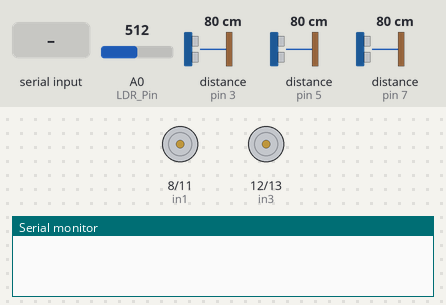
Simulated run of this sketch. Board: Arduino Uno, built with avr-gcc and run on an emulated ATmega328P. Parts: motor-driver pin pairs drawn as motors (green arrow = first pin HIGH = forward, orange = second pin HIGH = backward, longer = more drive, scaled by the enable pin), the last lines printed to the serial monitor. The inputs (shaded band) are chosen by the test bench; at power-on: distance to the obstacle (sensors on pin 5, pin 3, pin 7) 80 cm, A0 (LDR_Pin) = 512. The echo pulse lasts 58.3 µs per cm.

Above: at 1.2 s.
1.3 s: "S" received over the second serial link
2.8 s: distance to the obstacle (sensor on pin 5) set to 34 cm
5.8 s: distance to the obstacle (sensor on pin 5) set to 27 cm
At 6.6 s:
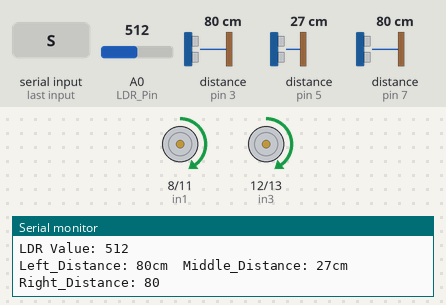
7.4 s: distance to the obstacle (sensor on pin 5) set to 23 cm
8.9 s: distance to the obstacle (sensor on pin 5) set to 18 cm
At 9.34 s:
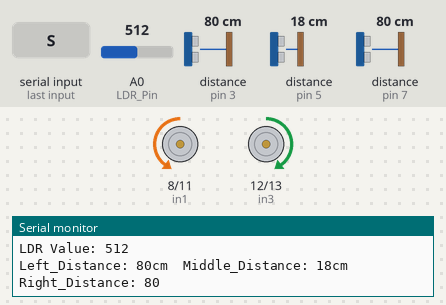
At 10.02 s:
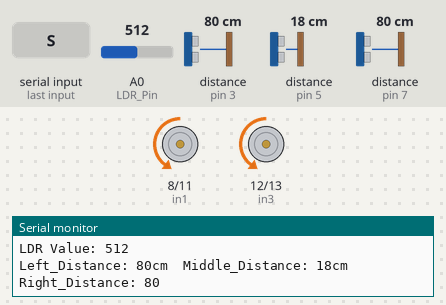
11.9 s: distance to the obstacle (sensor on pin 3) set to 76 cm
At 12.67 s:
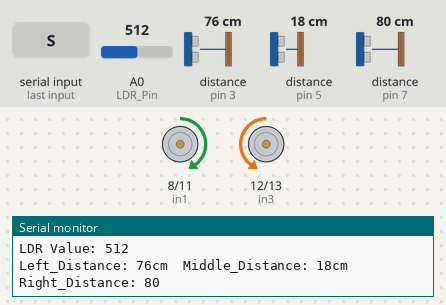
Timing chart, 0 to 15.9 s (numbered marks = the images above; inputs shaded):
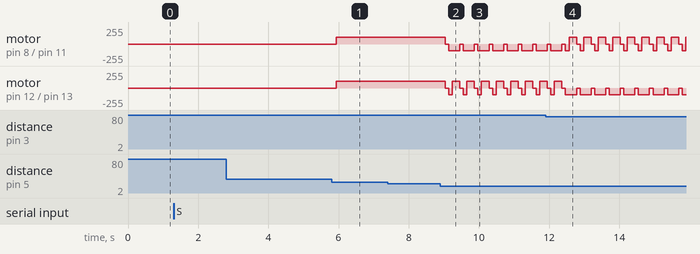

The sketch:

BLUETTOTH.ino
```cpp
#include <SoftwareSerial.h>

SoftwareSerial Bluetooth(10, 11); // RX, TX - Bluetooth için yazılım serisi

int Echo1 = 3; // left_sensor echo
int Trig1 = 2; // left_sensor trig
int Echo2 = 5; // central_sensor echo
int Trig2 = 4; // central_sensor trig
int Echo3 = 7; // right_sensor echo
int Trig3 = 6; // right_sensor trig

int in1 = 8; // pin 6 arduino
int in2 = 11; // pin 5 arduino
int in3 = 12; // pin 4 arduino
int in4 = 13; // pin 3 arduino
int ENA = 9; // pin 7 arduino
int ENB = 10; // pin 2 arduino
int PWM = 100; // Hız ayarı 10 ile 255 arasında
int Left_Distance = 0, Right_Distance = 0, Middle_Distance = 0;
int LDR_Pin = A0; // LDR sensörünün bağlı olduğu pin
int LDR_Threshold = 200; // LDR eşiği, bu değeri çevrenize göre ayarlayabilirsiniz
bool passedFirstTunnel = false; // İlk tünelden geçti mi kontrolü
bool autoMode = false; // Otonom modda mı kontrolü

void _Forward() {
    digitalWrite(in1, HIGH); // İleri
    digitalWrite(in2, LOW);
    digitalWrite(in3, HIGH);
    digitalWrite(in4, LOW);
    analogWrite(ENA, PWM);
    analogWrite(ENB, PWM);
}

void _Back() {
    digitalWrite(in1, LOW); // Geri
    digitalWrite(in2, HIGH);
    digitalWrite(in3, LOW);
    digitalWrite(in4, HIGH);
    analogWrite(ENA, PWM);
    analogWrite(ENB, PWM);
}

void _left() {
    digitalWrite(in1, LOW); // Sol
    digitalWrite(in2, HIGH);
    digitalWrite(in3, HIGH);
    digitalWrite(in4, LOW);
    analogWrite(ENA, PWM);
    analogWrite(ENB, PWM);
}

void _right() {
    digitalWrite(in1, HIGH); // Sağ
    digitalWrite(in2, LOW);
    digitalWrite(in3, LOW);
    digitalWrite(in4, HIGH);
    analogWrite(ENA, PWM);
    analogWrite(ENB, PWM);
}

void _Stop() {
    digitalWrite(in1, LOW); // Dur
    digitalWrite(in2, LOW);
    digitalWrite(in3, LOW);
    digitalWrite(in4, LOW);
    analogWrite(ENA, LOW);
    analogWrite(ENB, LOW);
}

// Ultrasonik mesafe ölçümü alt fonksiyonu
int Left_Distance_test() {
    digitalWrite(Trig1, LOW);
    delayMicroseconds(2);
    digitalWrite(Trig1, HIGH);
    delayMicroseconds(20);
    digitalWrite(Trig1, LOW);
    float Fdistance = pulseIn(Echo1, HIGH);
    delay(10);
    Fdistance = Fdistance / 29 / 2;
    return (int)Fdistance;
}

int Middle_Distance_test() {
    digitalWrite(Trig2, LOW);
    delayMicroseconds(2);
    digitalWrite(Trig2, HIGH);
    delayMicroseconds(20);
    digitalWrite(Trig2, LOW);
    float Fdistance = pulseIn(Echo2, HIGH);
    delay(10);
    Fdistance = Fdistance / 29 / 2;
    return (int)Fdistance;
}

int Right_Distance_test() {
    digitalWrite(Trig3, LOW);
    delayMicroseconds(2);
    digitalWrite(Trig3, HIGH);
    delayMicroseconds(20);
    digitalWrite(Trig3, LOW);
    float Fdistance = pulseIn(Echo3, HIGH);
    delay(10);
    Fdistance = Fdistance / 29 / 2;
    return (int)Fdistance;
}

void setup() {
    Serial.begin(9600);
    Bluetooth.begin(9600); // Bluetooth modülü seri iletişimini başlat
    pinMode(Echo1, INPUT);
    pinMode(Trig1, OUTPUT);
    pinMode(Echo2, INPUT);
    pinMode(Trig2, OUTPUT);
    pinMode(Echo3, INPUT);
    pinMode(Trig3, OUTPUT);
    pinMode(in1, OUTPUT);
    pinMode(in2, OUTPUT);
    pinMode(in3, OUTPUT);
    pinMode(in4, OUTPUT);
    pinMode(ENA, OUTPUT);
    pinMode(ENB, OUTPUT);

    _Stop();
}

void loop() {
    // Bluetooth'tan veri okuma
    if (Bluetooth.available() > 0) {
        char command = Bluetooth.read();
        if (command == 'S') { // S komutu ile araç çalışmaya başlar ve otonom moda geçer
            autoMode = true;
        }
    }

    if (!autoMode) {
        _Stop(); // Otonom moda geçmediyse araç durur
        return;
    }

    Left_Distance = Left_Distance_test();
    delay(10);
    Middle_Distance = Middle_Distance_test();
    delay(10);
    Right_Distance = Right_Distance_test();
    delay(10);

    int LDR_Value = analogRead(LDR_Pin);
    Serial.print("LDR Value: ");
    Serial.println(LDR_Value);

    if (!passedFirstTunnel) {
        // Eğer ışık seviyesi düşükse ve ilk tünelden geçilmediyse dur
        if (LDR_Value < LDR_Threshold) {
            _Stop();
            delay(5000); // 5 saniye bekle
            passedFirstTunnel = true; // İlk tünelden geçildi olarak işaretle
        }
    }

    Serial.print("Left_Distance: ");
    Serial.print(Left_Distance);
    Serial.print("cm\tMiddle_Distance: ");
    Serial.print(Middle_Distance);
    Serial.print("cm\tRight_Distance: ");
    Serial.println(Right_Distance);

    // Durma koşulu
    if (Middle_Distance > 30 && Right_Distance > 70 && Left_Distance > 70) {
        _Stop();
    }
    // İleri gitme koşulları
    else if ((Middle_Distance > 20 && Right_Distance > 20 && Left_Distance > 20) || (Middle_Distance > Right_Distance && Middle_Distance > Left_Distance)) {
        _Forward();
    }
    // Sağa dönüş koşulu
    else if (Left_Distance < 20 && Middle_Distance < 20 && Right_Distance > 20) {
        _Back();
        delay(100);
        _right();
        delay(130);
    }
    // Sola dönüş koşulu
    else if (Right_Distance < 20 && Middle_Distance < 20 && Left_Distance > 20) {
        _Back();
        delay(100);
        _left();
        delay(130);
    }
    // Engelden kaçınma manevrası
    else if (Middle_Distance <= 20) {
        _Stop();
        delay(100);
        // Sağ boşsa sağa dön
        if (Right_Distance > Left_Distance) {
            _Back();
            delay(100);
            _right();
            delay(130);
        }
        // Sol boşsa sola dön
        else {
            _Back();
            delay(100);
            _left();
            delay(130);
        }
    }
    else {
        _Forward();
    }
}
```

Measured:
- the behaviour switches between 31 and 30 cm on distance to the obstacle (sensor on pin 5) (found by bisection; images 0 and 1)
- the behaviour switches between 21 and 20 cm on distance to the obstacle (sensor on pin 5) (found by bisection; images 1 and 2)
- the behaviour switches between 80 and 79 cm on distance to the obstacle (sensor on pin 3) (found by bisection; images 3 and 4)
- after the input at 5.8 s, motor on pin 8 (in1) / pin 11 (in2), motor on pin 12 (in3) / pin 13 (in4): stopped → forward 100/255 after 0.14 s
- after the input at 8.9 s, motor on pin 8 (in1) / pin 11 (in2): alternates backward 100/255 for 0.32 s and stopped for 0.10 s, starting after 0.14 s; motor on pin 12 (in3) / pin 13 (in4): forward 100/255 → stopped after 0.14 s, then repeats every 0.42 s: backward 100/255 0.10 s, forward 100/255 0.22 s, stopped 0.10 s
